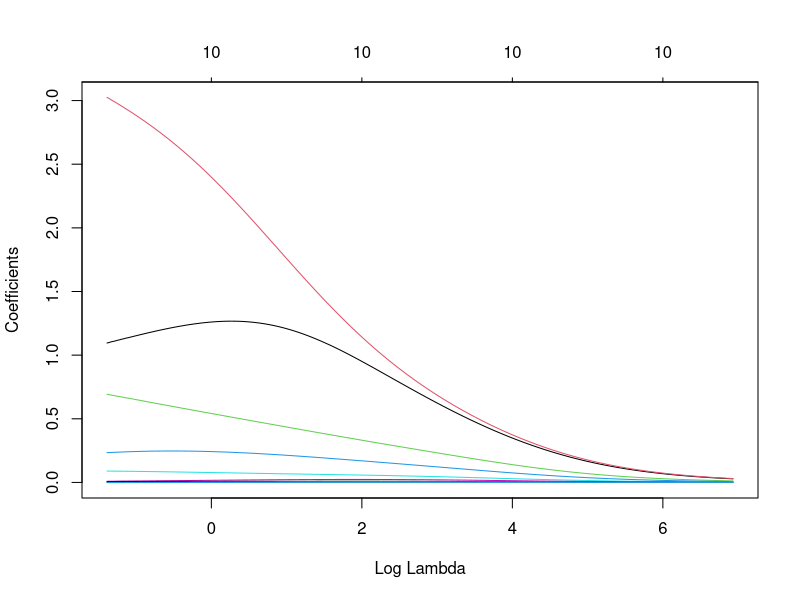
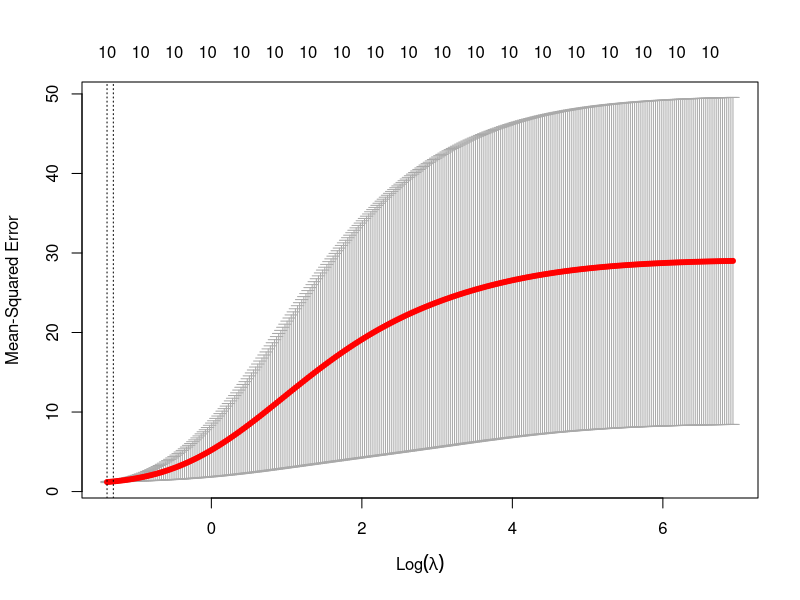
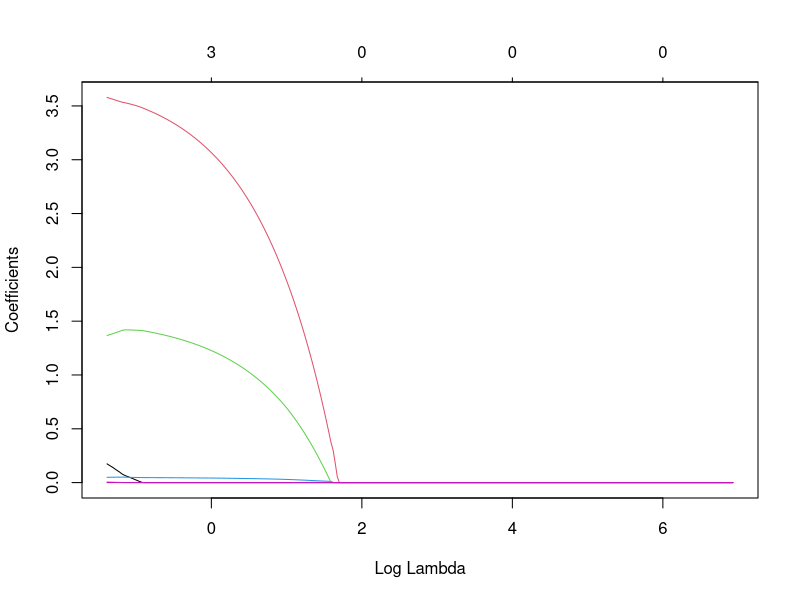
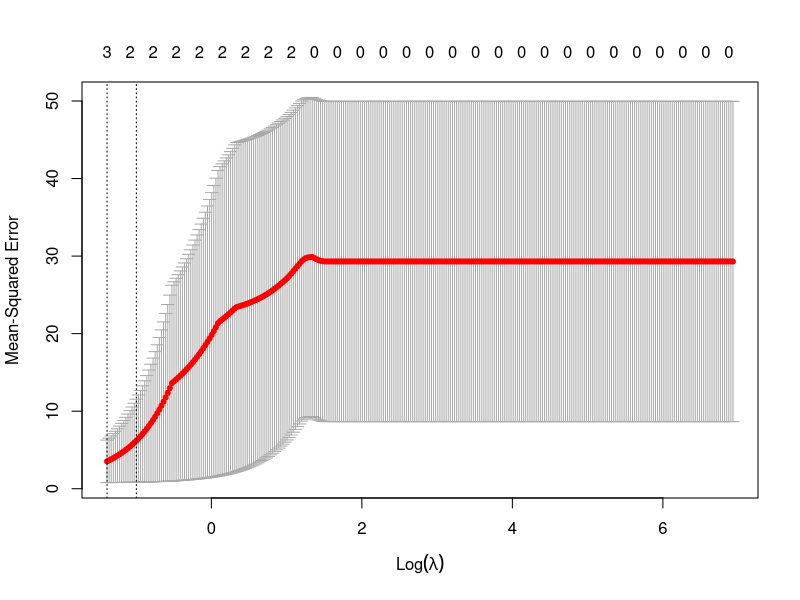

These figures' R source, in order:
## ---- chunk 1
knitr::opts_chunk$set(echo = TRUE)
## ---- chunk 2
library(ggplot2)
library(dplyr)
library(glmnet)
## ---- chunk 3
set.seed(1)

X <- rnorm(100)
e <- rnorm(100)
## ---- chunk 4
b0 <- 2
b1 <- 0.3
b2 <- 4.1
b3 <- 1.45

Y <- b0 + b1 * X + b2 * X^2 + b3 * X^3 + e

data.full <- data.frame(Y = Y, X = X)
xmat <- model.matrix(Y ~ X + I(X^2) + I(X^3) + I(X^4) + I(X^5) + I(X^6) + I(X^7) + I(X^8) + I(X^9) + I(X^10), data = data.full)[, -1]

set.seed(1)
train_indices <- sample(1:length(Y), length(Y) / 2) 
test_indices <- (-train_indices)
y_train <- Y[train_indices]
y_test <- Y[test_indices]
x_train <- xmat[train_indices, ]
x_test <- xmat[test_indices, ]
## ---- chunk 5
grid <- 2^seq (10 , -2 , length = 300)
mod_ridge <- glmnet(xmat, Y, alpha = 0, lambda = grid)

plot(mod_ridge, "lambda")
## ---- chunk 6
cv_out <- cv.glmnet(x_train, y_train, alpha = 0, lambda = grid)
bestlam_ridge <- cv_out$lambda.min
bestlam_ridge                                                     

## ---- chunk 7
plot(cv_out)
## ---- chunk 8
mod_ridge_best <- glmnet(xmat, Y, alpha = 0)
predict ( mod_ridge_best , type ="coefficients", s = bestlam_ridge )
## ---- chunk 9
mod_lasso <- glmnet(xmat, Y, alpha = 1, lambda = grid)

plot(mod_lasso, "lambda")
## ---- chunk 10
cv_out <- cv.glmnet(x_train, y_train, alpha = 1, lambda = grid)
bestlam_lasso <- cv_out$lambda.min
bestlam_lasso                                                     
                                     
## ---- chunk 11
plot(cv_out)
## ---- chunk 12
mod_lasso_best <- glmnet(xmat, Y, alpha = 1)
predict ( mod_lasso_best , type ="coefficients", s = bestlam_lasso )
## ---- chunk 13
ridge_pred <- predict(mod_ridge,s = bestlam_ridge, newx = x_test)
mean((ridge_pred-y_test)^2)                                       
## ---- chunk 14
lasso_pred <- predict(mod_lasso,s = bestlam_lasso, newx = x_test)
mean((lasso_pred-y_test)^2)  
